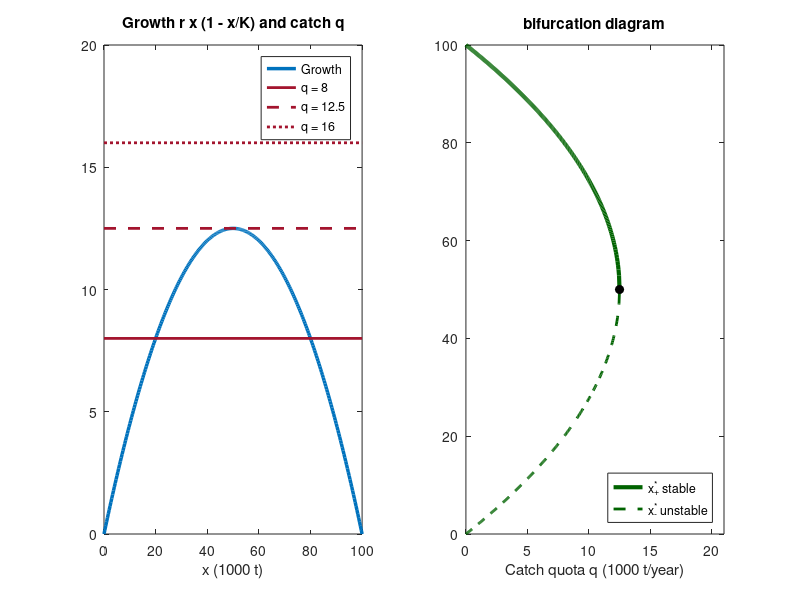

Write MATLAB code to recreate this figure.
% Fig. 3.17: Harvesting with a fixed catch quota (book, Section 3.3)
% dx/dt = r (1 - x/K) x - q with r = 0.5, K = 100;  steady at x* = K/2 (1 ± sqrt(1 - 4q/(rK))) as long as q <= rK/4 = 12.5
% (c) 2026 Philipp Kügler · Program for the book "Dynamical Systems in the Life Sciences" · MIT License (see LICENSE)
r = 0.5; K = 100;
gruen = [0 0.39 0];
subplot(1, 2, 1);
x = linspace(0, 100, 300);
plot(x, r * x .* (1 - x / K), 'Color', [0 0.447 0.741], 'LineWidth', 2.5); hold on
qs = [8 12.5 16]; stil = {'-', '--', ':'};
for i = 1:3
    plot([0 100], [qs(i) qs(i)], stil{i}, 'Color', [0.64 0.08 0.18], 'LineWidth', 2);
end
hold off
xlabel('x (1000 t)'); title('Growth r x (1 - x/K) and catch q'); legend('Growth', 'q = 8', 'q = 12.5', 'q = 16');
subplot(1, 2, 2);
q = linspace(0, 12.5, 300);
w = sqrt(1 - 4 * q / (r * K));
plot(q, K / 2 * (1 + w), 'Color', gruen, 'LineWidth', 3); hold on
plot(q, K / 2 * (1 - w), '--', 'Color', gruen, 'LineWidth', 2); plot(12.5, 50, 'ko', 'MarkerFaceColor', 'k'); hold off
xlim([0 21]); xlabel('Catch quota q (1000 t/year)'); title('bifurcation diagram');
legend('x_+^* stable', 'x_-^* unstable', 'Location', 'southeast');
for qq = [8 12.5]
    ww = sqrt(1 - 4 * qq / (r * K));
    fprintf('q = %g: x_- = %.2f,  x_+ = %.2f\n', qq, K / 2 * (1 - ww), K / 2 * (1 + ww));
end
fprintf('largest catch quota (MSY): q = rK/4 = %g\n', r * K / 4);
